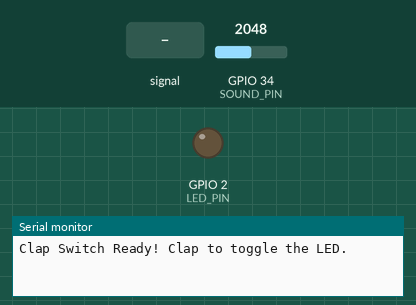
The sketch below on a simulated ESP32. On the bench: output pins drawn as LEDs (lit = HIGH), the last lines printed to the serial monitor. Dashed ring = blinking. The inputs (shaded band) are chosen by the test bench; at power-on: GPIO 34 (SOUND_PIN) = 2048.

Above: at 1.2 s.
1.3 s: GPIO 34 (SOUND_PIN) fed a 200 Hz sine of ±1023 counts around its level
At 4.2 s:
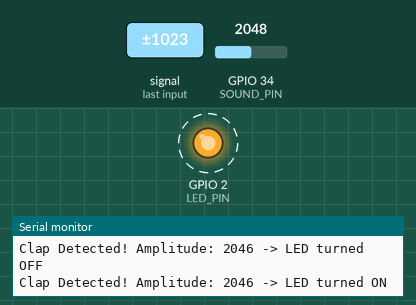
4.3 s: GPIO 34 (SOUND_PIN) set to 2866
At 4.8 s:
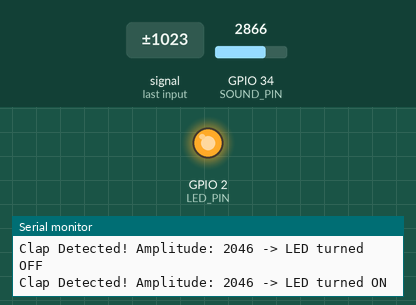
5.8 s: GPIO 34 (SOUND_PIN) set to 2104
7.3 s: GPIO 34 (SOUND_PIN) set to 2013
8.8 s: GPIO 34 (SOUND_PIN) set to 1254
10.3 s: GPIO 34 (SOUND_PIN) set to 1178
Timing chart, 0 to 12.8 s (numbered marks = the images above; inputs shaded):
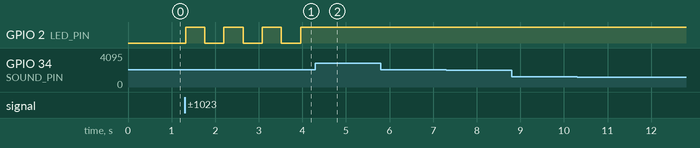

The sketch:

Clap_Switch_Code.ino
```cpp
// Pin Definitions
#define SOUND_PIN 34  // Analog Output (AO) of Big Sound Sensor
#define LED_PIN   2   // GPIO 2 (Built-in or External LED)

// Adjust this threshold to make the sensor more or less sensitive to claps
// Higher number = needs a louder clap. Lower number = triggers more easily.
const int CLAP_THRESHOLD = 800;

// Timing variables to prevent a single clap from triggering the LED multiple times
const int sampleWindow = 40;
unsigned long lastClapTime = 0;
const int relayDelay = 400; // Wait 400ms before accepting another clap

bool ledState = false; // Tracks if the LED is currently ON or OFF

void setup() {
  Serial.begin(115200);
  pinMode(SOUND_PIN, INPUT);
  pinMode(LED_PIN, OUTPUT);
  digitalWrite(LED_PIN, ledState); // Start with LED off
  Serial.println("Clap Switch Ready! Clap to toggle the LED.");
}

void loop() {
  unsigned long startMillis = millis();
  unsigned int signalMax = 0;
  unsigned int signalMin = 4095;
  unsigned int sample;

  // Collect audio samples for 40 milliseconds
  while (millis() - startMillis < sampleWindow) {
    sample = analogRead(SOUND_PIN);
    if (sample < 4095) {
      if (sample > signalMax) signalMax = sample;
      if (sample < signalMin) signalMin = sample;
    }
  }

  // Calculate total volume amplitude of this short window
  unsigned int peakToPeak = signalMax - signalMin;

  // Check if sound spikes past the threshold and enough time has passed since the last clap
  if (peakToPeak > CLAP_THRESHOLD && (millis() - lastClapTime > relayDelay)) {
    ledState = !ledState;            // Reverse the LED state
    digitalWrite(LED_PIN, ledState); // Apply the new state to the physical pin

    Serial.print("Clap Detected! Amplitude: ");
    Serial.print(peakToPeak);
    Serial.println(ledState ? " -> LED turned ON" : " -> LED turned OFF");

    lastClapTime = millis(); // Record the timestamp of this clap
  }
}
```

Measured:
- after the input at 1.3 s, GPIO 2 (LED_PIN): alternates HIGH for 0.44 s and LOW for 0.44 s, starting at once
- after the input at 4.3 s, GPIO 2 (LED_PIN): stops changing and stays HIGH
- after the input at 5.8 s, every drawn part: stays the same
- after the input at 7.3 s, every drawn part: stays the same
- after the input at 8.8 s, every drawn part: stays the same
- after the input at 10.3 s, every drawn part: stays the same
